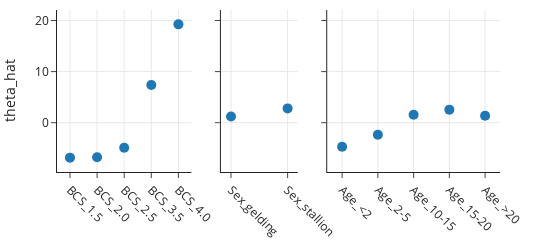

Notebook code for this chart:
### Markdown cell above
According to average loss, this model does better than the previous model with only `Girth` and `Length`.
But, let's try to make this model simpler while keeping its accuracy.
To do this, we look at the coefficients for each of the dummy variables, to see how close they are to 0 and to one another. In other words, we want to see how much the intercept might change if we include them in the model.
A plot of the coefficients will make this comparison easy:

### Code cell
bcs_vars = ['BCS_1.5', 'BCS_2.0', 'BCS_2.5', 'BCS_3.5', 'BCS_4.0']
age_vars = ['Age_<2', 'Age_2-5', 'Age_10-15', 'Age_15-20', 'Age_>20']
sex_vars = ['Sex_gelding', 'Sex_stallion']

thetas = (pd.DataFrame({'var': X_one_hot.columns, 'theta_hat': theta_hat})
          .set_index('var'))

f1 = px.scatter(thetas.loc[bcs_vars].reset_index(), x='var', y='theta_hat')
f2 = px.scatter(thetas.loc[sex_vars].reset_index(), x='var', y='theta_hat')
f3 = px.scatter(thetas.loc[age_vars].reset_index(), x='var', y='theta_hat')

fig = plots_in_row([f1, f2, f3],
                   width=550, height=250,
                   shared_yaxes=True,
                   column_widths=[0.35, 0.2, 0.45])

ylabel(fig, 'theta_hat', row=1, col=1)
fig.update_xaxes(tickangle=45)
fig.update_traces(marker_size=10)

### Figure 1 — Plotly figure (JSON) as saved in the notebook; plotly's stock layout.template omitted (floating-point values rounded to 4 significant figures)
{"data": [{"hovertemplate": "var=%{x}<br>theta_hat=%{y}<extra></extra>", "legendgroup": "", "marker": {"color": "#1F77B4", "size": 10, "symbol": "circle"}, "mode": "markers", "name": "", "orientation": "v", "showlegend": false, "type": "scatter", "x": ["BCS_1.5", "BCS_2.0", "BCS_2.5", "BCS_3.5", "BCS_4.0"], "xaxis": "x", "y": [-6.837, -6.754, -4.913, 7.387, 19.25], "yaxis": "y"}, {"hovertemplate": "var=%{x}<br>theta_hat=%{y}<extra></extra>", "legendgroup": "", "marker": {"color": "#1F77B4", "size": 10, "symbol": "circle"}, "mode": "markers", "name": "", "orientation": "v", "showlegend": false, "type": "scatter", "x": ["Sex_gelding", "Sex_stallion"], "xaxis": "x2", "y": [1.2, 2.798], "yaxis": "y2"}, {"hovertemplate": "var=%{x}<br>theta_hat=%{y}<extra></extra>", "legendgroup": "", "marker": {"color": "#1F77B4", "size": 10, "symbol": "circle"}, "mode": "markers", "name": "", "orientation": "v", "showlegend": false, "type": "scatter", "x": ["Age_<2", "Age_2-5", "Age_10-15", "Age_15-20", "Age_>20"], "xaxis": "x3", "y": [-4.691, -2.341, 1.559, 2.56, 1.353], "yaxis": "y3"}], "layout": {"height": 250, "width": 550, "xaxis": {"anchor": "y", "domain": [0, 0.3033], "tickangle": 45}, "xaxis2": {"anchor": "y2", "domain": [0.37, 0.5433], "tickangle": 45}, "xaxis3": {"anchor": "y3", "domain": [0.61, 1], "tickangle": 45}, "yaxis": {"anchor": "x", "domain": [0, 1], "title": {"text": "theta_hat"}}, "yaxis2": {"anchor": "x2", "domain": [0, 1], "matches": "y", "showticklabels": false}, "yaxis3": {"anchor": "x3", "domain": [0, 1], "matches": "y", "showticklabels": false}}}
